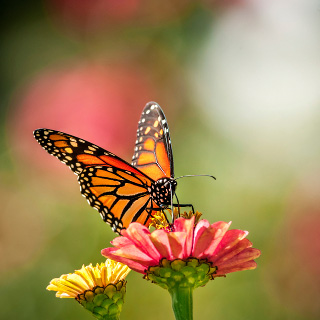
#> input picture image.jpg, 320 x 320 px, found by its file name
$ python ColorSpaceDemo.py
#> lines starting #> are read from the running program, lines starting #| are printed output that depends on the picture
import cv2
import matplotlib.pyplot as plt


def main():
    path = "/home/monster/Pictures/"

    imgpath2 = path + "image.jpg"

    img2 = cv2.imread(imgpath2, 1)
#> img2 is the input picture: shape (320, 320, 3); mean B, G, R 85, 131.7, 160.4

    img1 = cv2.cvtColor(img2, cv2.COLOR_BGR2RGB)
    img2 = cv2.cvtColor(img2, cv2.COLOR_BGR2LAB)
#> img2: shape (320, 320, 3); mean of channels 0, 1, 2 145.2, 133.2, 157.5
    img3 = cv2.cvtColor(img2, cv2.COLOR_BGR2HSV)
#> img3: shape (320, 320, 3); mean H, S, V 91.8, 87.1, 176
    img4 = cv2.cvtColor(img2, cv2.COLOR_BGR2GRAY)
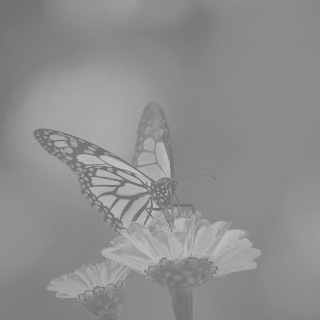
#> img4: shape (320, 320); min 112, max 193, mean 141.8
    img5 = cv2.cvtColor(img2, cv2.COLOR_BGR2YCrCb)
#> img5: shape (320, 320, 3); mean of channels 0, 1, 2 141.8, 139.2, 129.9

    plt.subplot(1, 5, 1)
    plt.imshow(img1)
    plt.title('BGR2RGB')
    plt.xticks([])
    plt.yticks([])

    plt.subplot(1, 5, 2)
    plt.imshow(img2)
    plt.title('BGR2LAB')
    plt.xticks([])
    plt.yticks([])

    plt.subplot(1, 5, 3)
    plt.imshow(img3)
    plt.title('BGR2HSV')
    plt.xticks([])
    plt.yticks([])

    plt.subplot(1, 5, 4)
    plt.imshow(img4)
    plt.title('BGR2GRAY')
    plt.xticks([])
    plt.yticks([])

    plt.subplot(1, 5, 5)
    plt.imshow(img5)
    plt.title('BGR2YCrCb')
    plt.xticks([])
    plt.yticks([])

#> (the run stopped early here; a loop or call above may not have finished)
